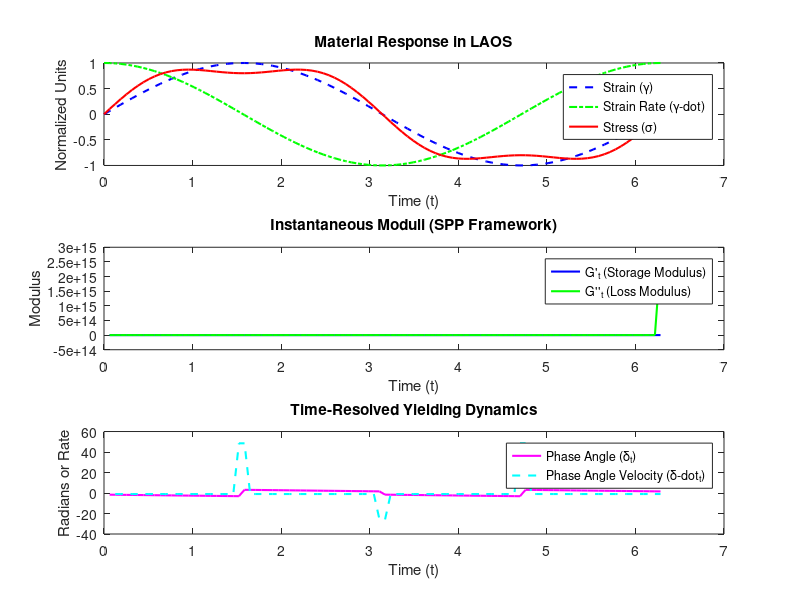

This figure's MATLAB source: (Note: this script raises an error after producing the figure.)
% SPP Framework Demonstration
clear; clc;

% Define time vector
t = linspace(0, 2*pi, 100)';

% Define sinusoidal strain and strain rate
strain = sin(t);
strain_rate = cos(t);

% Define stress response (nonlinear)
stress = sin(t) + 0.2 * sin(3*t); % Includes higher harmonics

% Compute first and second derivative of stress
stress_derivative = gradient(stress, t);
stress_second_derivative = gradient(stress_derivative, t);

% Compute instantaneous moduli
G_prime_t = -strain ./ stress;  % Storage modulus approximation
G_double_prime_t = -strain_rate ./ stress; % Loss modulus approximation

% Compute phase angle and phase angle velocity
delta_t = atan2(G_double_prime_t, G_prime_t);
delta_t_velocity = gradient(delta_t, t);

% Plot Results
figure;

subplot(3,1,1)
plot(t, strain, 'b--', 'LineWidth', 1.5); hold on;
plot(t, strain_rate, 'g-.', 'LineWidth', 1.5);
plot(t, stress, 'r', 'LineWidth', 1.5);
legend('Strain (\gamma)', 'Strain Rate (\gamma-dot)', 'Stress (\sigma)');
title('Material Response in LAOS');
xlabel('Time (t)');
ylabel('Normalized Units');

subplot(3,1,2)
plot(t, G_prime_t, 'b', 'LineWidth', 1.5); hold on;
plot(t, G_double_prime_t, 'g', 'LineWidth', 1.5);
legend("G'_{t} (Storage Modulus)", "G''_{t} (Loss Modulus)");
title('Instantaneous Moduli (SPP Framework)');
xlabel('Time (t)');
ylabel('Modulus');

subplot(3,1,3)
plot(t, delta_t, 'm', 'LineWidth', 1.5); hold on;
plot(t, delta_t_velocity, 'c--', 'LineWidth', 1.5);
legend('Phase Angle (\delta_{t})', 'Phase Angle Velocity (\delta-dot_{t})');
title('Time-Resolved Yielding Dynamics');
xlabel('Time (t)');
ylabel('Radians or Rate');

sgtitle('Sequence of Physical Processes (SPP) Framework Visualization');
